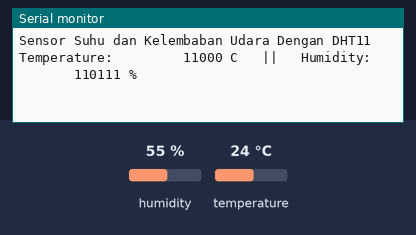
The sketch below on a simulated Arduino Uno, built with avr-gcc and run on an emulated ATmega328P. Parts: the last lines printed to the serial monitor. The inputs (shaded band) are chosen by the test bench; at power-on: humidity 55 %, temperature 24 °C.

Above: at 2.7 s.
2.8 s: humidity set to 22 %
At 5.0 s:
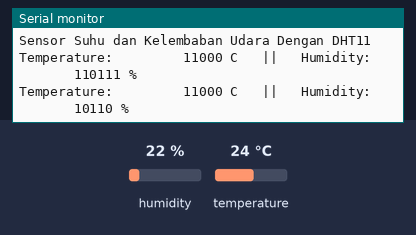
6.6 s: temperature set to 12 °C
At 8.2 s:
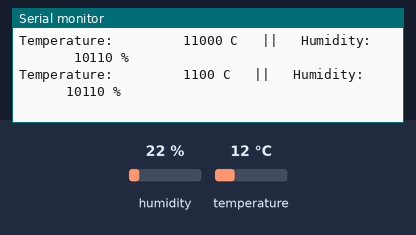
10.4 s: humidity set to 40 %
At 11.4 s:
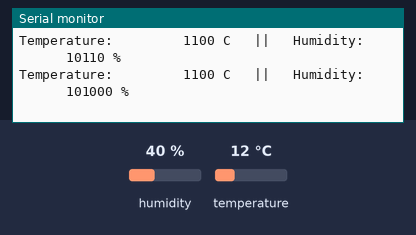
Timing chart, 0 to 13.4 s (numbered marks = the images above; inputs shaded):
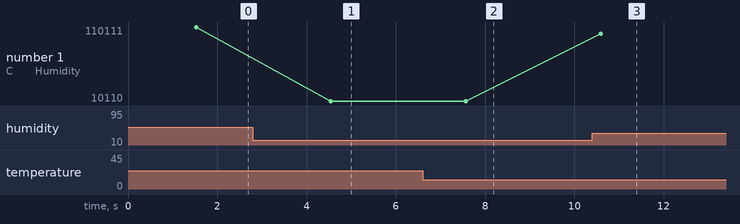

Measured:
- after the input at 2.8 s, the serial monitor: prints a new line after 1.7 s (image 1)
- after the input at 6.6 s, the serial monitor: prints a new line after 0.97 s (image 2)
- after the input at 10.4 s, the serial monitor: prints a new line after 0.20 s (image 3)
- plotted number 1: 110111 → 10110 after the input at 2.8 s, 10110 → 101000 after the input at 10.4 s

The sketch:

DHT11.ino
```cpp
#include <dht11.h>
dht11 DHT11;
#define DHT11PIN A0


void setup() {
  // put your setup code here, to run once:
Serial.begin(9600);
delay(500);
Serial.println("Sensor Suhu dan Kelembaban Udara Dengan DHT11 \n\n");
delay(1000);
}

void loop() {
  // put your main code here, to run repeatedly:
int chk=DHT11.read(DHT11PIN);
Serial.print("Temperature:         ");
Serial.print((int)DHT11.temperature,2);
Serial.print(" C");
Serial.print("   ||   ");

Serial.print("Humidity:         ");
Serial.print((int)DHT11.humidity,2);
Serial.println(" %");
delay(3000);
}
```
